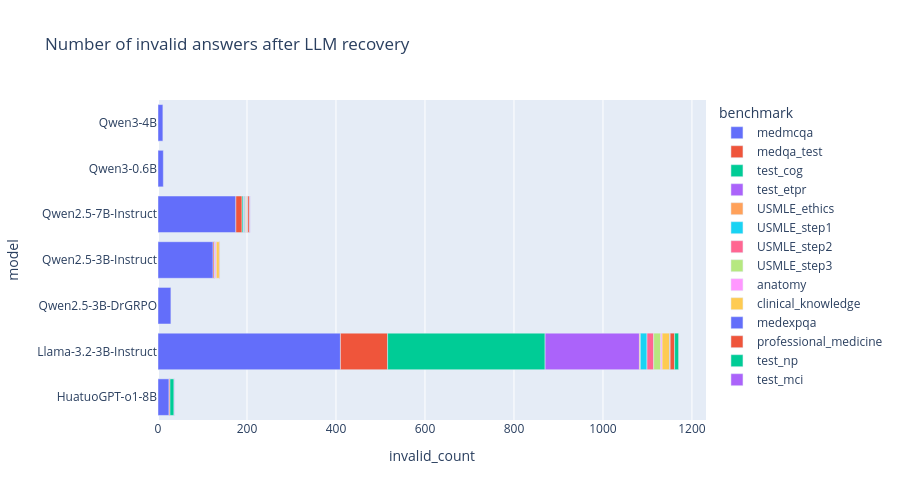

Write notebook code for a chart like this one.
### Markdown cell above
- Llama 3.2-3B still cannot recover a lot of answers
- All models struggle with recovering medmcqa, are those answers ambiguous? can we filter them?

### Code cell
px.bar(
    invalid_counts_recovered,
    x='invalid_count',
    y='model',
    color='benchmark',
    height=500,
    title='Number of invalid answers after LLM recovery'
)

### Figure 1 — Plotly figure (JSON) as saved in the notebook; plotly's stock layout.template omitted (floating-point values rounded to 4 significant figures)
{"data": [{"hovertemplate": "benchmark=medmcqa<br>invalid_count=%{x}<br>model=%{y}<extra></extra>", "legendgroup": "medmcqa", "marker": {"color": "#636efa", "pattern": {"shape": ""}}, "name": "medmcqa", "orientation": "h", "showlegend": true, "textposition": "auto", "type": "bar", "x": [25, 410, 29, 124, 175, 12, 11], "xaxis": "x", "y": ["HuatuoGPT-o1-8B", "Llama-3.2-3B-Instruct", "Qwen2.5-3B-DrGRPO", "Qwen2.5-3B-Instruct", "Qwen2.5-7B-Instruct", "Qwen3-0.6B", "Qwen3-4B"], "yaxis": "y"}, {"hovertemplate": "benchmark=medqa_test<br>invalid_count=%{x}<br>model=%{y}<extra></extra>", "legendgroup": "medqa_test", "marker": {"color": "#EF553B", "pattern": {"shape": ""}}, "name": "medqa_test", "orientation": "h", "showlegend": true, "textposition": "auto", "type": "bar", "x": [2, 106, 3, 14], "xaxis": "x", "y": ["HuatuoGPT-o1-8B", "Llama-3.2-3B-Instruct", "Qwen2.5-3B-Instruct", "Qwen2.5-7B-Instruct"], "yaxis": "y"}, {"hovertemplate": "benchmark=test_cog<br>invalid_count=%{x}<br>model=%{y}<extra></extra>", "legendgroup": "test_cog", "marker": {"color": "#00cc96", "pattern": {"shape": ""}}, "name": "test_cog", "orientation": "h", "showlegend": true, "textposition": "auto", "type": "bar", "x": [9, 354, 1, 3], "xaxis": "x", "y": ["HuatuoGPT-o1-8B", "Llama-3.2-3B-Instruct", "Qwen2.5-3B-Instruct", "Qwen2.5-7B-Instruct"], "yaxis": "y"}, {"hovertemplate": "benchmark=test_etpr<br>invalid_count=%{x}<br>model=%{y}<extra></extra>", "legendgroup": "test_etpr", "marker": {"color": "#ab63fa", "pattern": {"shape": ""}}, "name": "test_etpr", "orientation": "h", "showlegend": true, "textposition": "auto", "type": "bar", "x": [1, 212, 1], "xaxis": "x", "y": ["HuatuoGPT-o1-8B", "Llama-3.2-3B-Instruct", "Qwen2.5-7B-Instruct"], "yaxis": "y"}, {"hovertemplate": "benchmark=USMLE_ethics<br>invalid_count=%{x}<br>model=%{y}<extra></extra>", "legendgroup": "USMLE_ethics", "marker": {"color": "#FFA15A", "pattern": {"shape": ""}}, "name": "USMLE_ethics", "orientation": "h", "showlegend": true, "textposition": "auto", "type": "bar", "x": [2], "xaxis": "x", "y": ["Llama-3.2-3B-Instruct"], "yaxis": "y"}, {"hovertemplate": "benchmark=USMLE_step1<br>invalid_count=%{x}<br>model=%{y}<extra></extra>", "legendgroup": "USMLE_step1", "marker": {"color": "#19d3f3", "pattern": {"shape": ""}}, "name": "USMLE_step1", "orientation": "h", "showlegend": true, "textposition": "auto", "type": "bar", "x": [15, 2], "xaxis": "x", "y": ["Llama-3.2-3B-Instruct", "Qwen2.5-7B-Instruct"], "yaxis": "y"}, {"hovertemplate": "benchmark=USMLE_step2<br>invalid_count=%{x}<br>model=%{y}<extra></extra>", "legendgroup": "USMLE_step2", "marker": {"color": "#FF6692", "pattern": {"shape": ""}}, "name": "USMLE_step2", "orientation": "h", "showlegend": true, "textposition": "auto", "type": "bar", "x": [15, 2], "xaxis": "x", "y": ["Llama-3.2-3B-Instruct", "Qwen2.5-7B-Instruct"], "yaxis": "y"}, {"hovertemplate": "benchmark=USMLE_step3<br>invalid_count=%{x}<br>model=%{y}<extra></extra>", "legendgroup": "USMLE_step3", "marker": {"color": "#B6E880", "pattern": {"shape": ""}}, "name": "USMLE_step3", "orientation": "h", "showlegend": true, "textposition": "auto", "type": "bar", "x": [16, 1], "xaxis": "x", "y": ["Llama-3.2-3B-Instruct", "Qwen2.5-7B-Instruct"], "yaxis": "y"}, {"hovertemplate": "benchmark=anatomy<br>invalid_count=%{x}<br>model=%{y}<extra></extra>", "legendgroup": "anatomy", "marker": {"color": "#FF97FF", "pattern": {"shape": ""}}, "name": "anatomy", "orientation": "h", "showlegend": true, "textposition": "auto", "type": "bar", "x": [3, 3, 1], "xaxis": "x", "y": ["Llama-3.2-3B-Instruct", "Qwen2.5-3B-Instruct", "Qwen2.5-7B-Instruct"], "yaxis": "y"}, {"hovertemplate": "benchmark=clinical_knowledge<br>invalid_count=%{x}<br>model=%{y}<extra></extra>", "legendgroup": "clinical_knowledge", "marker": {"color": "#FECB52", "pattern": {"shape": ""}}, "name": "clinical_knowledge", "orientation": "h", "showlegend": true, "textposition": "auto", "type": "bar", "x": [17, 7, 2], "xaxis": "x", "y": ["Llama-3.2-3B-Instruct", "Qwen2.5-3B-Instruct", "Qwen2.5-7B-Instruct"], "yaxis": "y"}, {"hovertemplate": "benchmark=medexpqa<br>invalid_count=%{x}<br>model=%{y}<extra></extra>", "legendgroup": "medexpqa", "marker": {"color": "#636efa", "pattern": {"shape": ""}}, "name": "medexpqa", "orientation": "h", "showlegend": true, "textposition": "auto", "type": "bar", "x": [1, 1], "xaxis": "x", "y": ["Llama-3.2-3B-Instruct", "Qwen2.5-7B-Instruct"], "yaxis": "y"}, {"hovertemplate": "benchmark=professional_medicine<br>invalid_count=%{x}<br>model=%{y}<extra></extra>", "legendgroup": "professional_medicine", "marker": {"color": "#EF553B", "pattern": {"shape": ""}}, "name": "professional_medicine", "orientation": "h", "showlegend": true, "textposition": "auto", "type": "bar", "x": [10, 1, 4], "xaxis": "x", "y": ["Llama-3.2-3B-Instruct", "Qwen2.5-3B-Instruct", "Qwen2.5-7B-Instruct"], "yaxis": "y"}, {"hovertemplate": "benchmark=test_np<br>invalid_count=%{x}<br>model=%{y}<extra></extra>", "legendgroup": "test_np", "marker": {"color": "#00cc96", "pattern": {"shape": ""}}, "name": "test_np", "orientation": "h", "showlegend": true, "textposition": "auto", "type": "bar", "x": [9], "xaxis": "x", "y": ["Llama-3.2-3B-Instruct"], "yaxis": "y"}, {"hovertemplate": "benchmark=test_mci<br>invalid_count=%{x}<br>model=%{y}<extra></extra>", "legendgroup": "test_mci", "marker": {"color": "#ab63fa", "pattern": {"shape": ""}}, "name": "test_mci", "orientation": "h", "showlegend": true, "textposition": "auto", "type": "bar", "x": [1], "xaxis": "x", "y": ["Qwen2.5-7B-Instruct"], "yaxis": "y"}], "layout": {"barmode": "relative", "height": 500, "legend": {"title": {"text": "benchmark"}, "tracegroupgap": 0}, "title": {"text": "Number of invalid answers after LLM recovery"}, "xaxis": {"anchor": "y", "domain": [0, 1], "title": {"text": "invalid_count"}}, "yaxis": {"anchor": "x", "domain": [0, 1], "title": {"text": "model"}}}}
